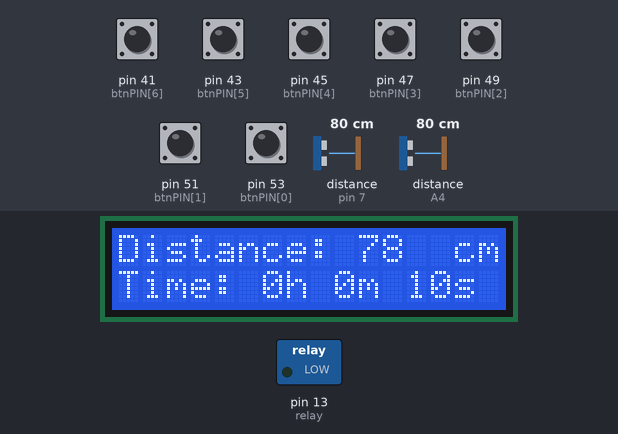
This sketch was run on a simulated Arduino Mega 2560, built with avr-gcc and run on an emulated ATmega2560. On the bench: 16×2 character LCD, switched loads named in the sketch (green lamp = pin HIGH). Wiring (inferred from the names in the program): 2 × ultrasonic range finder: trigger pin 8, echo pin 7 / trigger A5, echo A4. The test bench sets the inputs (shaded band); at power-on: pin 41 (btnPIN[6]), pin 43 (btnPIN[5]), pin 45 (btnPIN[4]), pin 47 (btnPIN[3]), pin 49 (btnPIN[2]), pin 51 (btnPIN[1]), pin 53 (btnPIN[0]) HIGH, distance to the obstacle (sensors on pin 7, A4) 80 cm. The echo pulse lasts 58.3 µs per cm; pins used as bus, display or sensor lines are not drawn.

Above: at 1.2 s.
1.3 s: pin 43 (btnPIN[5]) pulled LOW for 0.15 s
At 2.5 s:
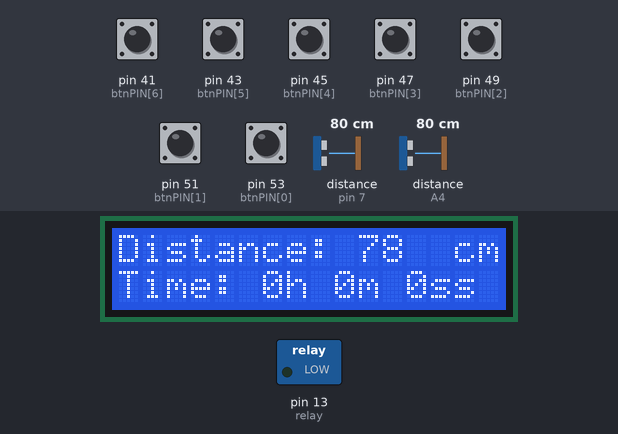
2.9 s: distance to the obstacle (sensor on pin 7) set to 2 cm
At 4.1 s:
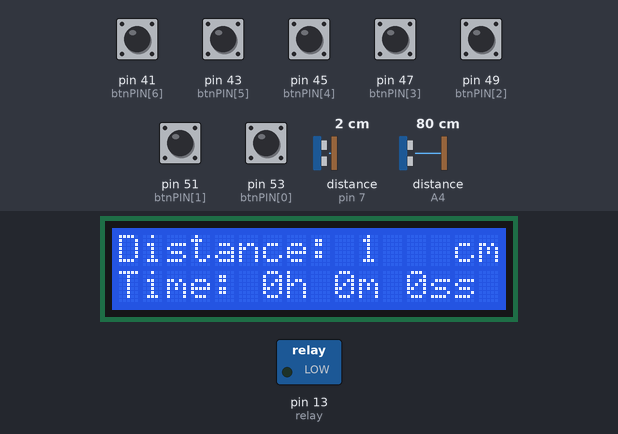
4.4 s: pin 47 (btnPIN[3]) pulled LOW for 1 s
At 6.3 s:
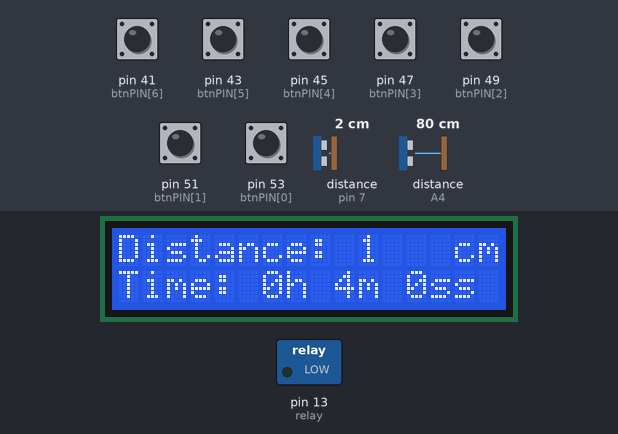
6.9 s: pin 49 (btnPIN[2]) pulled LOW for 1 s
At 8.7 s:
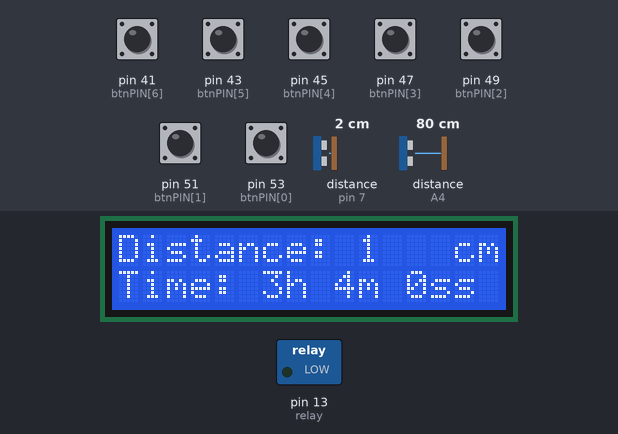
9.4 s: pin 45 (btnPIN[4]) pulled LOW for 1 s
At 9.81 s:
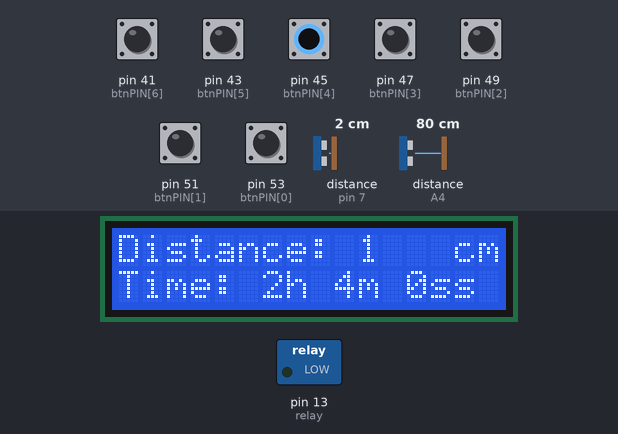
11.9 s: distance to the obstacle (sensor on pin 7) set to 4 cm
At 13.0 s:
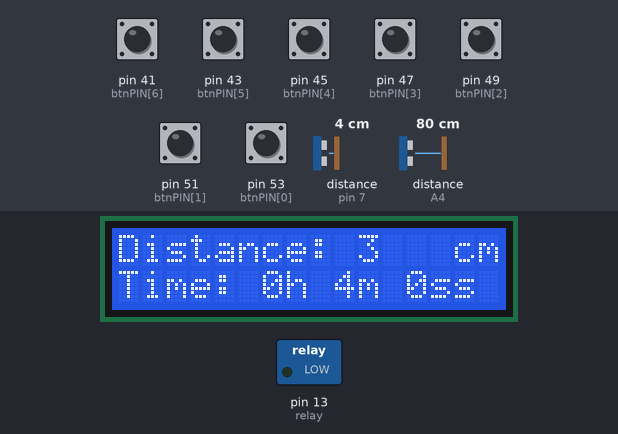
Timing chart, 0 to 14.4 s (numbered marks = the images above; inputs shaded):
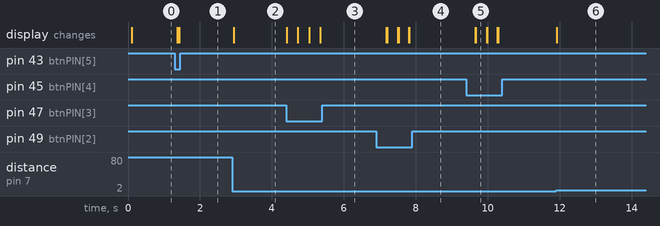

Measured:
- after the input at 1.3 s, the display: changes after 0.07 s (image 1)
- after the input at 2.9 s, the display: changes at once (image 2)
- after the input at 4.4 s, the display: first changes at once (image 3 shows a later state)
- after the input at 6.9 s, the display: first changes after 0.28 s (image 4 shows a later state)
- after the input at 9.4 s, the display: first changes after 0.25 s (image 5 shows a later state)
- after the input at 11.9 s, the display: changes at once (image 6)

The sketch:

____n.ino
```cpp
#include <Wire.h>
#include <LiquidCrystal_I2C.h>
LiquidCrystal_I2C lcd(0x27, 16, 2);
const int trig1 = 8;
const int echo1 = 7;
const int trig2 = A5;
const int echo2 = A4;
const int relay = 13;   // chân máy bơm

int moc_tren = 900;  // Thay đổi theo thực tế
int moc_duoi = 100;  // Thay đổi theo thực tế
bool relay_status = 0;
unsigned long milli, milli2;

int count = 0;
int alarm_flag = 0;
int sec_default = 10;
boolean start = false; //mac dinh chua dem
int btnPIN[7] = {53,51,49,47,45,43,41};
int btn[7];

int hour = 0;
int minute = 0;
int sec = sec_default;

//...............................................
void setup()
{
  Serial.begin(9600);
  lcd.init();
  lcd.backlight();
 lcd.setCursor(0, 0);
 lcd.print("Distance:");
 lcd.setCursor(13, 0);
 lcd.print(" cm");
 pinMode(trig1, OUTPUT);
 pinMode(echo1, INPUT);
 pinMode(trig2, OUTPUT);
 pinMode(echo2, INPUT);
 pinMode(relay,OUTPUT);


  for (int i = 0; i < 7; i++)        pinMode(btnPIN[i], INPUT_PULLUP);
  for (int i = 0; i < 7; i++) btn[i] = 0;
  milli = milli2 = millis();

  lcd.setCursor(0, 1);
  lcd.print("Time:");

}
//...............................................
void loop()
{
 unsigned long duration1;
 unsigned long duration2;
 int distance1;
 int distance2;

// do cao binh chua
 digitalWrite(trig1, 0);
 delayMicroseconds(2);
 digitalWrite(trig1, 1);
 delayMicroseconds(5);
 digitalWrite(trig1, 0);
 duration1 = pulseIn(echo1, HIGH);
 distance1 = int(duration1 / 2 / 29.412);

// do cao nguon nuoc
 digitalWrite(trig2, 0);
 delayMicroseconds(2);
 digitalWrite(trig2, 1);
 delayMicroseconds(5);
 digitalWrite(trig2, 0);
 duration2 = pulseIn(echo2, HIGH);
 distance2 = int(duration2 / 2 / 29.412);

// man hinh lcd dong 1
 lcd.setCursor(10, 0);
 lcd.print(distance1);
 if (distance1 < 10) {
   lcd.setCursor(11, 0);
   lcd.print("  ");
 }
 else if (distance1 < 100) {
   lcd.setCursor(12, 0);
   lcd.print(' ');
 }
 if (distance1 > moc_tren && distance2 <10 && relay_status == 0)
   {

     digitalWrite (relay, HIGH);

   }
   else if (distance2 > 100 && distance1 > moc_tren)
   {
     digitalWrite (relay, LOW);
     relay_status = 1;
   }
  else if (relay_status == 1 && distance1 > moc_tren)
   {

    if ( sec > 0 && (millis() - milli) > 1000) //dem nguoc
    {
        milli = millis();
        sec -= 1;
    }
    if(sec == 0)
    {
    digitalWrite(relay,HIGH);
    relay_status =0;
    sec= sec_default;
    }

   }

 else if (distance1 < moc_duoi)
   {
     digitalWrite (relay,LOW);

   }

  hour = sec/3600;
  minute = (sec%3600)/60;
  int sec1 = sec%3600%60;

  // man hinh lcd dong 2
    lcd.setCursor(6, 1);
    lcd.print(hour);
    lcd.print("h");
    lcd.setCursor(9, 1);
    lcd.print(minute);
    lcd.print("m");
    lcd.setCursor(12, 1);
    lcd.print(sec1);
    lcd.print("s");

// hen gio
  if (millis() - milli2 > 300) //Cứ sau mỗi 300 mili giây là đọc tất cả giá trị button
  {

     for (int i = 0; i < 7; i++)      btn[i] = digitalRead(btnPIN[i]);


     if (!btn[2]) // cong 1 tieng
     {
        sec = min(99*3600-1, sec + 3600);
     }

     else if (!btn[3]) // cong 1 phut
     {
        sec = min(60*60-1, sec + 60);
     }

     else if (!btn[4]) // tru 1 tieng
     {
        sec = max(0, sec - 3600);
     }

     else if (!btn[5]) // tru 1 phut
     {
        sec = max(0, sec - 60);
     }

     milli2 = millis();
  }
}
```
